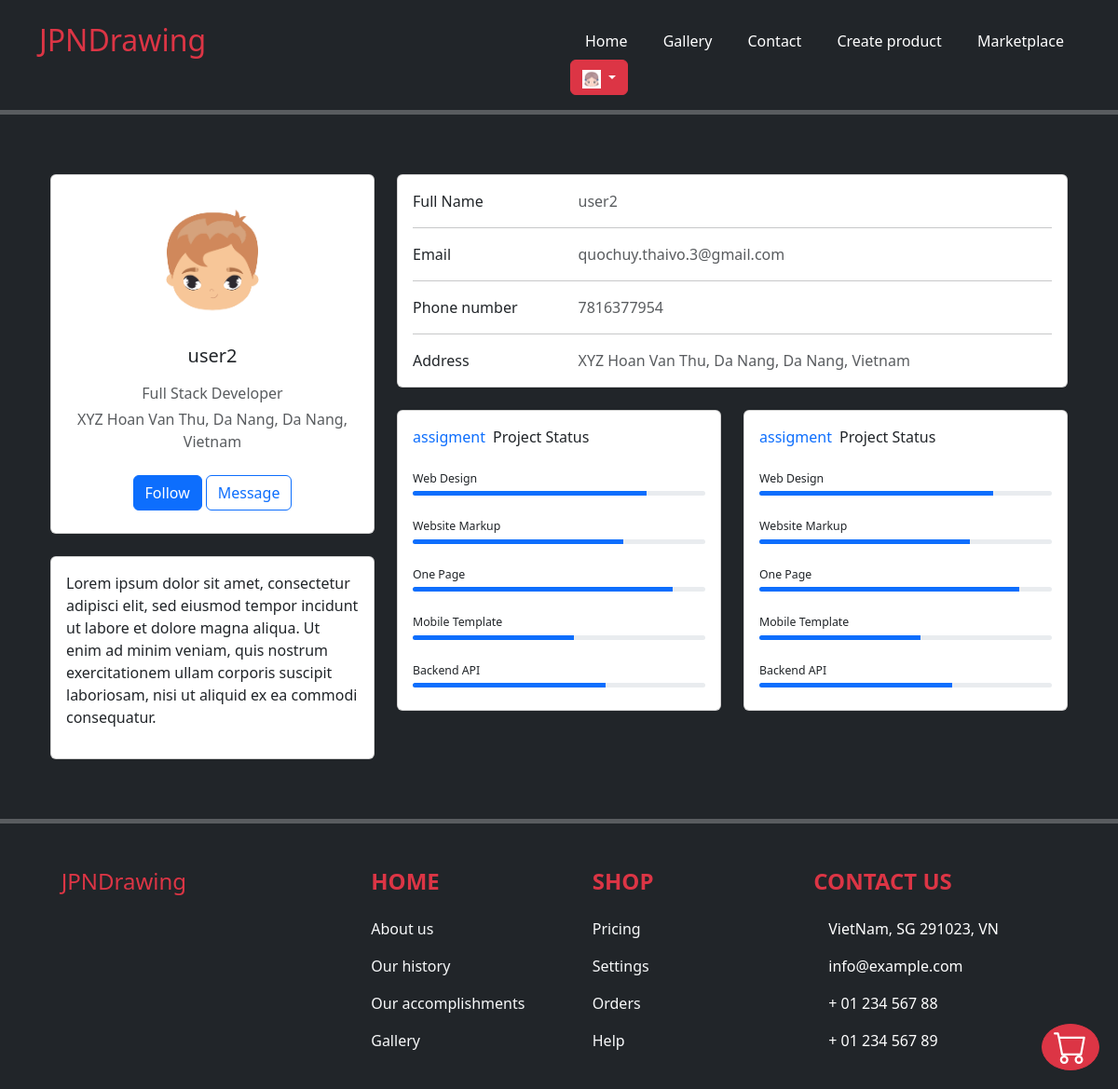
/profile/3 (signed in), run on the app's committed database.
### exe201/models.py (models this page shows, shortened)
class User(db.Model, UserMixin):
    id = db.Column(db.Integer(), primary_key = True)
    username = db.Column(db.String(length=30), nullable = False, unique = True)
    email_address = db.Column(db.String(length=50), nullable = False, unique = True)
    image_link = db.Column(db.String(length = 300), nullable = True, default = '/profile_img/default.webp')
    password_hash = db.Column(db.String(length=60), nullable = False)
    @property
    def password(self):
        return self.password

class Profile(db.Model):
    id = db.Column(db.Integer(), primary_key = True)
    fullname = db.Column(db.String(length = 30), nullable = True)
    image_link = db.Column(db.String(length = 300), nullable = True, default = '/profile_img/default.webp')
    phone_number = db.Column(db.String(length = 10), nullable = True, unique = True)
    address = db.Column(db.String(length = 100), nullable = True)
    city = db.Column(db.String(length = 30), nullable = True)
    state = db.Column(db.String(length = 30), nullable = True)
    zipcode = db.Column(db.String(length = 5), nullable = True)
    country = db.Column(db.String(length = 30), nullable = True)
    about_me = db.Column(db.String(length = 1000), nullable = True)
    user_id = db.Column(db.Integer(), db.ForeignKey('user.id'))

### exe201/routes.py (the view)
@app.route('/profile/<int:user_id>')
@login_required
def profile_page(user_id):
    user_profile = Profile.query.filter_by(user_id=user_id).first()
    user_email_address = User.query.filter_by(id=user_id).first().email_address
    return render_template('profile.html', user_profile = user_profile, user_email_address = user_email_address)

### exe201/models.py (called while the page is built)
@login_manager.user_loader
def load_user(user_id):
    return User.query.get(int(user_id))

### exe201/templates/profile.html (shortened to what this page needs)
{% extends 'base.html' %}
{% block body %}
<div class="container">
    <div class="container py-5">
        <div class="row">
            <div class="col-lg-4">
                <div class="card mb-4">
                    <div class="card-body text-center">
                        <img src="{{ url_for('static', filename=user_profile.image_link) }}"
                            alt="avatar" class="rounded-circle img-fluid" style="width: 150px;">
                        <h5 class="my-3">{{ user_profile.fullname }}</h5>
                        <p class="text-muted mb-1">Full Stack Developer</p>
                        <p class="text-muted mb-4">{{ user_profile.address }}, {{ user_profile.state }}, {{ user_profile.city }}, {{ user_profile.country }}</p>
                        <div class="d-flex justify-content-center mb-2">
                            {% if current_user.id == user_profile.user_id %}
                            <a type="button" class="btn btn-primary" href="{{ url_for('edit_profile')}}">Edit profile</a>
                            <a type="button" class="btn btn-outline-primary ms-1" href="#">Share</a>
                            {% else %}
                            <a type="button" class="btn btn-primary">Follow</a>
                            <a type="button" class="btn btn-outline-primary ms-1">Message</a>
                            {% endif %}
                        </div>
                    </div>
                </div>
                <div class="card mb-4 mb-lg-0">
                    <div class="card-body p-0">
                        <p class="p-3">
                            {{ user_profile.about_me }}
                        </p>
                    </div>
                </div>
            </div>
            <div class="col-lg-8">
                <div class="card mb-4">
                    <div class="card-body">
                        <div class="row">
                            <div class="col-sm-3">
                                <p class="mb-0">Full Name</p>
                            </div>
                            <div class="col-sm-9">
                                <p class="text-muted mb-0">{{ user_profile.fullname }}</p>
                            </div>
                        </div>
                        <hr>
                        <div class="row">
                            <div class="col-sm-3">
                                <p class="mb-0">Email</p>
                            </div>
                            <div class="col-sm-9">
                                <p class="text-muted mb-0">{{ user_email_address }}</p>
                            </div>
                        </div>
                        <hr>
                        <div class="row">
                            <div class="col-sm-3">
                                <p class="mb-0">Phone number</p>
                            </div>
                            <div class="col-sm-9">
                                <p class="text-muted mb-0">{{ user_profile.phone_number }}</p>
                            </div>
                        </div>
                        <hr>
                        <div class="row">
                            <div class="col-sm-3">
                                <p class="mb-0">Address</p>
                            </div>
                            <div class="col-sm-9">
                                <p class="text-muted mb-0">{{ user_profile.address }}, {{ user_profile.state }}, {{ user_profile.city }}, {{ user_profile.country }}</p>
                            </div>
                        </div>
                    </div>
                </div>
                <div class="row">
                    <div class="col-md-6">
                        <div class="card mb-4 mb-md-0">
                            <div class="card-body">
                                <p class="mb-4"><span class="text-primary font-italic me-1">assigment</span> Project
                                    Status
                                </p>
                                <p class="mb-1" style="font-size: .77rem;">Web Design</p>
                                <div class="progress rounded" style="height: 5px;">
                                    <div class="progress-bar" role="progressbar" style="width: 80%" aria-valuenow="80"
                                        aria-valuemin="0" aria-valuemax="100"></div>
                                </div>
                                <p class="mt-4 mb-1" style="font-size: .77rem;">Website Markup</p>
                                <div class="progress rounded" style="height: 5px;">
                                    <div class="progress-bar" role="progressbar" style="width: 72%" aria-valuenow="72"
                                        aria-valuemin="0" aria-valuemax="100"></div>
                                </div>
                                <p class="mt-4 mb-1" style="font-size: .77rem;">One Page</p>
                                <div class="progress rounded" style="height: 5px;">
                                    <div class="progress-bar" role="progressbar" style="width: 89%" aria-valuenow="89"
                                        aria-valuemin="0" aria-valuemax="100"></div>
                                </div>
                                <p class="mt-4 mb-1" style="font-size: .77rem;">Mobile Template</p>
                                <div class="progress rounded" style="height: 5px;">
                                    <div class="progress-bar" role="progressbar" style="width: 55%" aria-valuenow="55"
                                        aria-valuemin="0" aria-valuemax="100"></div>
                                </div>
                                <p class="mt-4 mb-1" style="font-size: .77rem;">Backend API</p>
                                <div class="progress rounded mb-2" style="height: 5px;">
                                    <div class="progress-bar" role="progressbar" style="width: 66%" aria-valuenow="66"
                                        aria-valuemin="0" aria-valuemax="100"></div>
                                </div>
                            </div>
                        </div>
                    </div>
                    <div class="col-md-6">
                        <div class="card mb-4 mb-md-0">
                            <div class="card-body">
                                <p class="mb-4"><span class="text-primary font-italic me-1">assigment</span> Project
                                    Status
                                </p>
                                <p class="mb-1" style="font-size: .77rem;">Web Design</p>
                                <div class="progress rounded" style="height: 5px;">
                                    <div class="progress-bar" role="progressbar" style="width: 80%" aria-valuenow="80"
                                        aria-valuemin="0" aria-valuemax="100"></div>
                                </div>
                                <p class="mt-4 mb-1" style="font-size: .77rem;">Website Markup</p>
                                <div class="progress rounded" style="height: 5px;">
                                    <div class="progress-bar" role="progressbar" style="width: 72%" aria-valuenow="72"
                                        aria-valuemin="0" aria-valuemax="100"></div>
                                </div>
                                <p class="mt-4 mb-1" style="font-size: .77rem;">One Page</p>
                                <div class="progress rounded" style="height: 5px;">
                                    <div class="progress-bar" role="progressbar" style="width: 89%" aria-valuenow="89"
                                        aria-valuemin="0" aria-valuemax="100"></div>
                                </div>
                                <p class="mt-4 mb-1" style="font-size: .77rem;">Mobile Template</p>
                                <div class="progress rounded" style="height: 5px;">
                                    <div class="progress-bar" role="progressbar" style="width: 55%" aria-valuenow="55"
                                        aria-valuemin="0" aria-valuemax="100"></div>
                                </div>
                                <p class="mt-4 mb-1" style="font-size: .77rem;">Backend API</p>
                                <div class="progress rounded mb-2" style="height: 5px;">
                                    <div class="progress-bar" role="progressbar" style="width: 66%" aria-valuenow="66"
                                        aria-valuemin="0" aria-valuemax="100"></div>
                                </div>
                            </div>
                        </div>
                    </div>
                </div>
            </div>
        </div>
    </div>
</div>
{% endblock %}

### exe201/templates/base.html (shortened to what this page needs)
<!doctype html>
<html lang="en">
<head>
  <link href="https://cdn.jsdelivr.net/npm/bootstrap@5.3.0/dist/css/bootstrap.min.css" rel="stylesheet"
>
</head>
<body class="bg-dark" style="padding-top: 2%; color: white">
  <div class="container">
    <div class="row align-items-start">
      <div class="col">
        <h2 class="text_left text-danger">JPNDrawing</h2>
      </div>
      <div class="col">
        <ul class="nav justify-content-between navbar-light">
          <li class="nav-item">
            <a class="nav-link active" aria-current="page" style="color:white !important"
              href="{{ url_for('home_page') }}">Home</a>
          </li>
          <li class="nav-item">
            <a class="nav-link" style="color:white !important" href="#">Gallery</a>
          </li>
          <li class="nav-item">
            <a class="nav-link" style="color:white !important" href="{{ url_for('contact_info') }}">Contact</a>
          </li>
          {% if current_user.is_authenticated %}
          <li class="nav-item">
            <a class="nav-link" style="color:white !important" href="{{ url_for('create_product_page') }}">Create
              product</a>
          </li>
          <li class="nav-item">
            <a class="nav-link" style="color:white !important" href="{{ url_for('marketplace_page') }}">Marketplace</a>
          </li>
          <div class="dropdown">
            <a class="btn btn-danger dropdown-toggle" href="#" role="button" id="dropdownMenuLink"
              data-bs-toggle="dropdown" aria-expanded="false">
              <img class="img-circle" src="{{ url_for('static', filename = current_user.image_link)}}"
                style="height: 20px; width: 20px;">
            </a>
          </div>
          {% endif %}
        </ul>
      </div>
    </div>
  </div>
  <hr style="border-top: 5px solid white;">
  {% block body %}
  {% endblock %}
  <hr style="border-top: 5px solid white;">
  {% if current_user.is_authenticated %}
  <a class="btn btn-danger rounded-circle position-fixed" style="bottom: 20px; right: 20px;"
    href="{{ url_for('cart_page') }}">
  </a>
  {% endif %}
  <footer class="text-center text-lg-start text-white position: relative min-height: 100vh">
    <section class="">
      <div class="container text-center text-md-start mt-5">
        <div class="row mt-3">
          <div class="col-md-3 col-lg-4 col-xl-3 mx-auto mb-4">
            <h4 class="mb-4 text-danger">
              JPNDrawing
            </h4>
          </div>
          <div class="col-md-3 col-lg-2 col-xl-2 mx-auto mb-4">
            <h4 class="text-uppercase fw-bold mb-4 text-danger">
              Home
            </h4>
            <p>
              <a href="#!" class="text-decoration-none text-light">About us</a>
            </p>
            <p>
              <a href="#!" class="text-decoration-none text-light">Our history</a>
            </p>
            <p>
              <a href="#!" class="text-decoration-none text-light">Our accomplishments</a>
            </p>
            <p>
              <a href="#!" class="text-decoration-none text-light">Gallery</a>
            </p>
          </div>
          <div class="col-md-3 col-lg-2 col-xl-2 mx-auto mb-4">
            <h4 class="text-uppercase fw-bold mb-4 text-danger">
              Shop
            </h4>
            <p>
              <a href="#!" class="text-decoration-none text-light">Pricing</a>
            </p>
            <p>
              <a href="#!" class="text-decoration-none text-light">Settings</a>
            </p>
            <p>
              <a href="#!" class="text-decoration-none text-light">Orders</a>
            </p>
            <p>
              <a href="#!" class="text-decoration-none text-light">Help</a>
            </p>
          </div>
          <div class="col-md-4 col-lg-3 col-xl-3 mx-auto mb-md-0 mb-4">
            <h4 class="text-uppercase fw-bold mb-4 text-danger">Contact us</h4>
            <p> VietNam, SG 291023, VN</p>
            <p>
              info@example.com
            </p>
            <p> + 01 234 567 88</p>
            <p> + 01 234 567 89</p>
          </div>
        </div>
      </div>
    </section>
  </footer>
</html>

### data on the page
User: image_link (picture)
Profile: image_link (picture), fullname "user2", address "XYZ Hoan Van Thu", state "Da Nang", city "Da Nang", country "Vietnam", about_me "Lorem ipsum dolor sit amet, consectetur adipisci elit, sed eiusmod tempor incidunt ut labore et dolore magna aliqua. Ut enim ad minim veniam, quis nostrum exercitationem ullam corporis suscipit laboriosam, nisi ut aliquid ex ea commodi consequatur.", phone_number "7816377954"
User: email_address "quochuy.thaivo.3@gmail.com"
